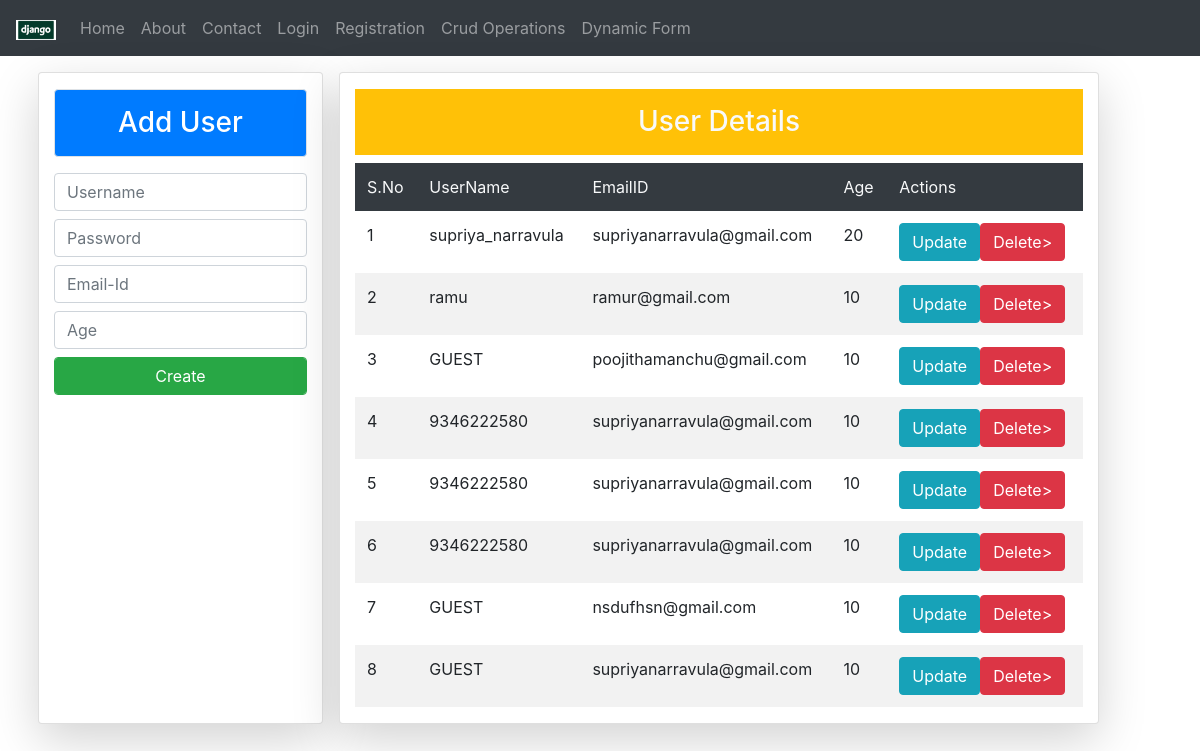
The app's page /cr/ with its own data.
### Emp/models.py (models this page shows)
class UsrRg(models.Model):
	username=models.CharField(max_length=120)
	password=models.CharField(max_length=120)
	email=models.CharField(max_length=120)
	age=models.IntegerField(default=10)

### Emp/views.py (the view, shortened to what this page needs)
# urls.py: path('cr/',views.crud,name="cd"),
def crud(request):
	data2=UsrRg.objects.all()
	return render(request,'html/actions.html',{'info':data2})

### Emp/templates/html/actions.html (shortened to what this page needs)
{% extends 'html/header.html' %}
{% block content %}
<div class="container">
	<div class="row">
		<div class="card col-md-3 mt-3 mx-2 shadow-lg">
			<h3 class="p-3 bg-primary text-center text-white mt-3 border rounded">Add User</h3>
			<form method="POST">
				<input type="text" name="username" class="form-control my-2" placeholder="Username">
				<input type="password" name="password" class="form-control my-2" placeholder="Password">
				<input type="email" name="email" class="form-control my-2" placeholder="Email-Id">
				<input type="number" name="age" class="form-control my-2" placeholder="Age">
				<input type="submit" value="Create" class="form-control btn btn-success btn-block my-2">
            </form>
		</div>
		<div class="card col-md-8 mt-3 mx-2 shadow-lg">
			<h3 class="p-3 bg-warning text-center text-light mt-3">User Details</h3>
			<table class="table table-striped table-hover table-borderless">
				<tr class="bg-dark text-light">
					<td>S.No</td>
					<td>UserName</td>
					<td>EmailID</td>
					<td>Age</td>
					<td>Actions</td>
				</tr>
				{% for i in info %}
				<tr>
					<td>{{forloop.counter}}</td>
					<td>{{i.username}}</td>
					<td>{{i.email}}</td>
                    <td>{{i.age}}</td>
                    <td><a href="" class="btn btn-info">Update</a><a href="{% url 'delete' i.id %}" class="btn btn-danger">Delete></a></td>
				</tr>
				{% endfor %}
			</table>
		</div>
	</div>
</div>
{% endblock %}

### Emp/templates/html/header.html (shortened to what this page needs)
{% load static %}
<!DOCTYPE html>
<html lang="en">
<head>
  <link rel="stylesheet" href="{% static 'css/bootstrap.min.css' %}">
</head>
<body>
{% include 'html/navbar.html' %}
{% block content %}
{% endblock %}
</body>
</html>

### Emp/templates/html/navbar.html (shortened to what this page needs)
{% load static %}
<nav class="navbar navbar-expand-sm bg-dark navbar-dark">
  <a class="navbar-brand" href="{% url 'hm' %}">
    <img src="{% static 'images/brand.png' %}" alt="logo" style="width:40px;">
  </a>
  <div class="collapse navbar-collapse" id="collapsibleNavbar">
  <ul class="navbar-nav">
    <li class="nav-item">
      <a class="nav-link" href="{% url 'hm' %}">Home</a>
    </li>
    <li class="nav-item">
      <a class="nav-link" href="{% url 'ab' %}">About</a>
    </li>
    <li class="nav-item">
      <a class="nav-link" href="{% url 'cn' %}">Contact</a>
      <li class="nav-item">
        <a class="nav-link" href="{% url 'lg' %}">Login</a>
    </li>
    <li class="nav-item">
      <a class="nav-link" href="{% url 'rg' %}">Registration</a>
    </li>
    <li class="nav-item">
      <a class="nav-link" href="{% url 'cd' %}">Crud Operations</a>
    </li>
    <li class="nav-item">
      <a class="nav-link" href="{% url 'dff' %}">Dynamic Form</a>
    </li>
  </ul>
</div>
</nav>

### records on screen
UsrRg: username "supriya_narravula", email "supriyanarravula@gmail.com", age "20"
UsrRg: username "ramu", email "ramur@gmail.com", age "10"
UsrRg: username "GUEST", email "poojithamanchu@gmail.com", age "10"
UsrRg: username "9346222580", email "supriyanarravula@gmail.com", age "10"
UsrRg: username "9346222580", email "supriyanarravula@gmail.com", age "10"
UsrRg: username "9346222580", email "supriyanarravula@gmail.com", age "10"
UsrRg: username "GUEST", email "nsdufhsn@gmail.com", age "10"
UsrRg: username "GUEST", email "supriyanarravula@gmail.com", age "10"
